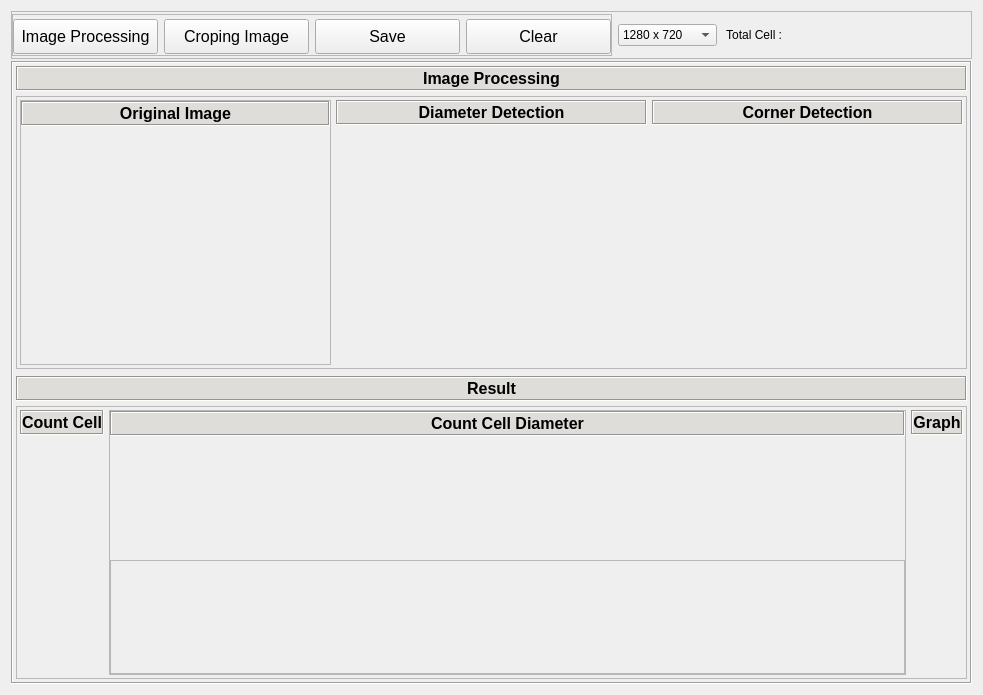
<?xml version="1.0" encoding="UTF-8"?>
<ui version="4.0">
 <class>Form</class>
 <widget class="QWidget" name="Form">
  <property name="geometry">
   <rect>
    <x>0</x>
    <y>0</y>
    <width>983</width>
    <height>695</height>
   </rect>
  </property>
  <property name="windowTitle">
   <string>Form</string>
  </property>
  <layout class="QVBoxLayout" name="verticalLayout">
   <item>
    <widget class="QFrame" name="frame_4">
     <property name="styleSheet">
      <string notr="true"/>
     </property>
     <property name="frameShape">
      <enum>QFrame::NoFrame</enum>
     </property>
     <property name="frameShadow">
      <enum>QFrame::Raised</enum>
     </property>
     <layout class="QVBoxLayout" name="verticalLayout_14">
      <property name="spacing">
       <number>0</number>
      </property>
      <property name="leftMargin">
       <number>0</number>
      </property>
      <property name="topMargin">
       <number>0</number>
      </property>
      <property name="rightMargin">
       <number>0</number>
      </property>
      <property name="bottomMargin">
       <number>0</number>
      </property>
      <item>
       <widget class="QFrame" name="frame_19">
        <property name="maximumSize">
         <size>
          <width>16777215</width>
          <height>50</height>
         </size>
        </property>
        <property name="frameShape">
         <enum>QFrame::NoFrame</enum>
        </property>
        <property name="frameShadow">
         <enum>QFrame::Raised</enum>
        </property>
        <layout class="QHBoxLayout" name="horizontalLayout_9">
         <property name="spacing">
          <number>0</number>
         </property>
         <property name="leftMargin">
          <number>0</number>
         </property>
         <property name="topMargin">
          <number>0</number>
         </property>
         <property name="rightMargin">
          <number>0</number>
         </property>
         <property name="bottomMargin">
          <number>2</number>
         </property>
         <item>
          <widget class="QFrame" name="frame_20">
           <property name="frameShape">
            <enum>QFrame::StyledPanel</enum>
           </property>
           <property name="frameShadow">
            <enum>QFrame::Raised</enum>
           </property>
           <layout class="QHBoxLayout" name="horizontalLayout_10">
            <property name="leftMargin">
             <number>0</number>
            </property>
            <property name="topMargin">
             <number>2</number>
            </property>
            <property name="bottomMargin">
             <number>2</number>
            </property>
            <item>
             <widget class="QFrame" name="frame_21">
              <property name="minimumSize">
               <size>
                <width>600</width>
                <height>0</height>
               </size>
              </property>
              <property name="frameShape">
               <enum>QFrame::StyledPanel</enum>
              </property>
              <property name="frameShadow">
               <enum>QFrame::Raised</enum>
              </property>
              <layout class="QHBoxLayout" name="horizontalLayout_11">
               <property name="spacing">
                <number>6</number>
               </property>
               <property name="leftMargin">
                <number>0</number>
               </property>
               <property name="topMargin">
                <number>0</number>
               </property>
               <property name="rightMargin">
                <number>0</number>
               </property>
               <property name="bottomMargin">
                <number>0</number>
               </property>
               <item>
                <widget class="QPushButton" name="btn_load_2">
                 <property name="minimumSize">
                  <size>
                   <width>0</width>
                   <height>35</height>
                  </size>
                 </property>
                 <property name="maximumSize">
                  <size>
                   <width>16777215</width>
                   <height>32</height>
                  </size>
                 </property>
                 <property name="font">
                  <font>
                   <pointsize>12</pointsize>
                   <weight>50</weight>
                   <bold>false</bold>
                  </font>
                 </property>
                 <property name="text">
                  <string>Image Processing</string>
                 </property>
                </widget>
               </item>
               <item>
                <widget class="QPushButton" name="btn_crop_2">
                 <property name="minimumSize">
                  <size>
                   <width>0</width>
                   <height>35</height>
                  </size>
                 </property>
                 <property name="maximumSize">
                  <size>
                   <width>16777215</width>
                   <height>32</height>
                  </size>
                 </property>
                 <property name="font">
                  <font>
                   <pointsize>12</pointsize>
                  </font>
                 </property>
                 <property name="text">
                  <string>Croping Image</string>
                 </property>
                </widget>
               </item>
               <item>
                <widget class="QPushButton" name="btn_save_2">
                 <property name="minimumSize">
                  <size>
                   <width>0</width>
                   <height>35</height>
                  </size>
                 </property>
                 <property name="maximumSize">
                  <size>
                   <width>16777215</width>
                   <height>32</height>
                  </size>
                 </property>
                 <property name="font">
                  <font>
                   <pointsize>12</pointsize>
                  </font>
                 </property>
                 <property name="text">
                  <string>Save</string>
                 </property>
                </widget>
               </item>
               <item>
                <widget class="QPushButton" name="btn_clear_2">
                 <property name="minimumSize">
                  <size>
                   <width>0</width>
                   <height>35</height>
                  </size>
                 </property>
                 <property name="maximumSize">
                  <size>
                   <width>16777215</width>
                   <height>32</height>
                  </size>
                 </property>
                 <property name="font">
                  <font>
                   <pointsize>12</pointsize>
                  </font>
                 </property>
                 <property name="styleSheet">
                  <string notr="true"/>
                 </property>
                 <property name="text">
                  <string>Clear</string>
                 </property>
                </widget>
               </item>
              </layout>
             </widget>
            </item>
            <item>
             <widget class="QComboBox" name="comboBox_2">
              <item>
               <property name="text">
                <string>1280 x 720</string>
               </property>
              </item>
              <item>
               <property name="text">
                <string>1920 × 1080</string>
               </property>
              </item>
              <item>
               <property name="text">
                <string>2560 × 1440</string>
               </property>
              </item>
             </widget>
            </item>
            <item>
             <widget class="QLabel" name="totalCell_2">
              <property name="text">
               <string> Total Cell : </string>
              </property>
             </widget>
            </item>
            <item>
             <spacer name="horizontalSpacer_4">
              <property name="orientation">
               <enum>Qt::Horizontal</enum>
              </property>
              <property name="sizeHint" stdset="0">
               <size>
                <width>469</width>
                <height>20</height>
               </size>
              </property>
             </spacer>
            </item>
           </layout>
          </widget>
         </item>
        </layout>
       </widget>
      </item>
      <item>
       <widget class="QFrame" name="frame_22">
        <property name="frameShape">
         <enum>QFrame::Box</enum>
        </property>
        <property name="frameShadow">
         <enum>QFrame::Sunken</enum>
        </property>
        <layout class="QVBoxLayout" name="verticalLayout_15">
         <property name="spacing">
          <number>0</number>
         </property>
         <property name="leftMargin">
          <number>0</number>
         </property>
         <property name="topMargin">
          <number>0</number>
         </property>
         <property name="rightMargin">
          <number>0</number>
         </property>
         <property name="bottomMargin">
          <number>0</number>
         </property>
         <item>
          <widget class="QFrame" name="frame_23">
           <property name="frameShape">
            <enum>QFrame::NoFrame</enum>
           </property>
           <property name="frameShadow">
            <enum>QFrame::Raised</enum>
           </property>
           <layout class="QVBoxLayout" name="verticalLayout_16">
            <property name="spacing">
             <number>7</number>
            </property>
            <property name="leftMargin">
             <number>3</number>
            </property>
            <property name="topMargin">
             <number>3</number>
            </property>
            <property name="rightMargin">
             <number>3</number>
            </property>
            <property name="bottomMargin">
             <number>3</number>
            </property>
            <item>
             <widget class="QFrame" name="frame_24">
              <property name="frameShape">
               <enum>QFrame::NoFrame</enum>
              </property>
              <property name="frameShadow">
               <enum>QFrame::Raised</enum>
              </property>
              <layout class="QVBoxLayout" name="verticalLayout_17">
               <property name="spacing">
                <number>5</number>
               </property>
               <property name="leftMargin">
                <number>0</number>
               </property>
               <property name="topMargin">
                <number>0</number>
               </property>
               <property name="rightMargin">
                <number>0</number>
               </property>
               <property name="bottomMargin">
                <number>0</number>
               </property>
               <item>
                <widget class="QLabel" name="label_10">
                 <property name="minimumSize">
                  <size>
                   <width>0</width>
                   <height>25</height>
                  </size>
                 </property>
                 <property name="maximumSize">
                  <size>
                   <width>16777215</width>
                   <height>25</height>
                  </size>
                 </property>
                 <property name="font">
                  <font>
                   <pointsize>12</pointsize>
                   <weight>75</weight>
                   <bold>true</bold>
                  </font>
                 </property>
                 <property name="styleSheet">
                  <string notr="true">background-color: rgb(222, 221, 218);
</string>
                 </property>
                 <property name="frameShape">
                  <enum>QFrame::Box</enum>
                 </property>
                 <property name="frameShadow">
                  <enum>QFrame::Sunken</enum>
                 </property>
                 <property name="text">
                  <string>Image Processing</string>
                 </property>
                 <property name="alignment">
                  <set>Qt::AlignCenter</set>
                 </property>
                </widget>
               </item>
               <item>
                <widget class="QFrame" name="frame_25">
                 <property name="frameShape">
                  <enum>QFrame::StyledPanel</enum>
                 </property>
                 <property name="frameShadow">
                  <enum>QFrame::Raised</enum>
                 </property>
                 <layout class="QHBoxLayout" name="horizontalLayout_12">
                  <property name="spacing">
                   <number>0</number>
                  </property>
                  <property name="leftMargin">
                   <number>0</number>
                  </property>
                  <property name="topMargin">
                   <number>0</number>
                  </property>
                  <property name="rightMargin">
                   <number>0</number>
                  </property>
                  <property name="bottomMargin">
                   <number>0</number>
                  </property>
                  <item>
                   <widget class="QFrame" name="frame_26">
                    <property name="frameShape">
                     <enum>QFrame::NoFrame</enum>
                    </property>
                    <property name="frameShadow">
                     <enum>QFrame::Raised</enum>
                    </property>
                    <layout class="QHBoxLayout" name="horizontalLayout_13">
                     <property name="spacing">
                      <number>5</number>
                     </property>
                     <property name="leftMargin">
                      <number>3</number>
                     </property>
                     <property name="topMargin">
                      <number>3</number>
                     </property>
                     <property name="rightMargin">
                      <number>3</number>
                     </property>
                     <property name="bottomMargin">
                      <number>3</number>
                     </property>
                     <item>
                      <widget class="QFrame" name="frame_27">
                       <property name="frameShape">
                        <enum>QFrame::StyledPanel</enum>
                       </property>
                       <property name="frameShadow">
                        <enum>QFrame::Raised</enum>
                       </property>
                       <layout class="QVBoxLayout" name="verticalLayout_18">
                        <property name="spacing">
                         <number>5</number>
                        </property>
                        <property name="leftMargin">
                         <number>0</number>
                        </property>
                        <property name="topMargin">
                         <number>0</number>
                        </property>
                        <property name="rightMargin">
                         <number>0</number>
                        </property>
                        <property name="bottomMargin">
                         <number>0</number>
                        </property>
                        <item>
                         <widget class="QLabel" name="label_8">
                          <property name="minimumSize">
                           <size>
                            <width>0</width>
                            <height>25</height>
                           </size>
                          </property>
                          <property name="maximumSize">
                           <size>
                            <width>16777215</width>
                            <height>25</height>
                           </size>
                          </property>
                          <property name="font">
                           <font>
                            <pointsize>12</pointsize>
                            <weight>75</weight>
                            <bold>true</bold>
                           </font>
                          </property>
                          <property name="styleSheet">
                           <string notr="true">background-color: rgb(222, 221, 218);</string>
                          </property>
                          <property name="frameShape">
                           <enum>QFrame::Box</enum>
                          </property>
                          <property name="frameShadow">
                           <enum>QFrame::Sunken</enum>
                          </property>
                          <property name="text">
                           <string>Original Image</string>
                          </property>
                          <property name="alignment">
                           <set>Qt::AlignCenter</set>
                          </property>
                         </widget>
                        </item>
                        <item>
                         <widget class="QLabel" name="img_ori_2">
                          <property name="text">
                           <string/>
                          </property>
                         </widget>
                        </item>
                       </layout>
                      </widget>
                     </item>
                     <item>
                      <widget class="QFrame" name="frame_28">
                       <property name="frameShape">
                        <enum>QFrame::NoFrame</enum>
                       </property>
                       <property name="frameShadow">
                        <enum>QFrame::Raised</enum>
                       </property>
                       <layout class="QVBoxLayout" name="verticalLayout_19">
                        <property name="spacing">
                         <number>5</number>
                        </property>
                        <property name="leftMargin">
                         <number>0</number>
                        </property>
                        <property name="topMargin">
                         <number>0</number>
                        </property>
                        <property name="rightMargin">
                         <number>0</number>
                        </property>
                        <property name="bottomMargin">
                         <number>0</number>
                        </property>
                        <item>
                         <widget class="QLabel" name="label_11">
                          <property name="minimumSize">
                           <size>
                            <width>0</width>
                            <height>25</height>
                           </size>
                          </property>
                          <property name="maximumSize">
                           <size>
                            <width>16777215</width>
                            <height>25</height>
                           </size>
                          </property>
                          <property name="font">
                           <font>
                            <pointsize>12</pointsize>
                            <weight>75</weight>
                            <bold>true</bold>
                           </font>
                          </property>
                          <property name="styleSheet">
                           <string notr="true">background-color: rgb(222, 221, 218);</string>
                          </property>
                          <property name="frameShape">
                           <enum>QFrame::Box</enum>
                          </property>
                          <property name="frameShadow">
                           <enum>QFrame::Sunken</enum>
                          </property>
                          <property name="text">
                           <string>Diameter Detection</string>
                          </property>
                          <property name="alignment">
                           <set>Qt::AlignCenter</set>
                          </property>
                         </widget>
                        </item>
                        <item>
                         <widget class="QLabel" name="img_dist_2">
                          <property name="text">
                           <string/>
                          </property>
                         </widget>
                        </item>
                       </layout>
                      </widget>
                     </item>
                     <item>
                      <widget class="QFrame" name="frame_29">
                       <property name="frameShape">
                        <enum>QFrame::NoFrame</enum>
                       </property>
                       <property name="frameShadow">
                        <enum>QFrame::Raised</enum>
                       </property>
                       <layout class="QVBoxLayout" name="verticalLayout_20">
                        <property name="spacing">
                         <number>5</number>
                        </property>
                        <property name="leftMargin">
                         <number>0</number>
                        </property>
                        <property name="topMargin">
                         <number>0</number>
                        </property>
                        <property name="rightMargin">
                         <number>0</number>
                        </property>
                        <property name="bottomMargin">
                         <number>0</number>
                        </property>
                        <item>
                         <widget class="QLabel" name="label_12">
                          <property name="minimumSize">
                           <size>
                            <width>0</width>
                            <height>25</height>
                           </size>
                          </property>
                          <property name="maximumSize">
                           <size>
                            <width>16777215</width>
                            <height>25</height>
                           </size>
                          </property>
                          <property name="font">
                           <font>
                            <pointsize>12</pointsize>
                            <weight>75</weight>
                            <bold>true</bold>
                           </font>
                          </property>
                          <property name="styleSheet">
                           <string notr="true">background-color: rgb(222, 221, 218);</string>
                          </property>
                          <property name="frameShape">
                           <enum>QFrame::Box</enum>
                          </property>
                          <property name="frameShadow">
                           <enum>QFrame::Sunken</enum>
                          </property>
                          <property name="text">
                           <string>Corner Detection</string>
                          </property>
                          <property name="alignment">
                           <set>Qt::AlignCenter</set>
                          </property>
                         </widget>
                        </item>
                        <item>
                         <widget class="QLabel" name="img_canny_2">
                          <property name="text">
                           <string/>
                          </property>
                         </widget>
                        </item>
                       </layout>
                      </widget>
                     </item>
                    </layout>
                   </widget>
                  </item>
                 </layout>
                </widget>
               </item>
              </layout>
             </widget>
            </item>
            <item>
             <widget class="QFrame" name="frame_30">
              <property name="frameShape">
               <enum>QFrame::NoFrame</enum>
              </property>
              <property name="frameShadow">
               <enum>QFrame::Raised</enum>
              </property>
              <layout class="QVBoxLayout" name="verticalLayout_21">
               <property name="spacing">
                <number>5</number>
               </property>
               <property name="leftMargin">
                <number>0</number>
               </property>
               <property name="topMargin">
                <number>0</number>
               </property>
               <property name="rightMargin">
                <number>0</number>
               </property>
               <property name="bottomMargin">
                <number>0</number>
               </property>
               <item>
                <widget class="QLabel" name="label_13">
                 <property name="minimumSize">
                  <size>
                   <width>0</width>
                   <height>25</height>
                  </size>
                 </property>
                 <property name="maximumSize">
                  <size>
                   <width>16777215</width>
                   <height>25</height>
                  </size>
                 </property>
                 <property name="font">
                  <font>
                   <pointsize>12</pointsize>
                   <weight>75</weight>
                   <bold>true</bold>
                  </font>
                 </property>
                 <property name="styleSheet">
                  <string notr="true">background-color: rgb(222, 221, 218);</string>
                 </property>
                 <property name="frameShape">
                  <enum>QFrame::Box</enum>
                 </property>
                 <property name="frameShadow">
                  <enum>QFrame::Sunken</enum>
                 </property>
                 <property name="text">
                  <string>Result</string>
                 </property>
                 <property name="alignment">
                  <set>Qt::AlignCenter</set>
                 </property>
                </widget>
               </item>
               <item>
                <widget class="QFrame" name="frame_31">
                 <property name="frameShape">
                  <enum>QFrame::StyledPanel</enum>
                 </property>
                 <property name="frameShadow">
                  <enum>QFrame::Raised</enum>
                 </property>
                 <layout class="QHBoxLayout" name="horizontalLayout_14">
                  <property name="spacing">
                   <number>5</number>
                  </property>
                  <property name="leftMargin">
                   <number>3</number>
                  </property>
                  <property name="topMargin">
                   <number>3</number>
                  </property>
                  <property name="rightMargin">
                   <number>3</number>
                  </property>
                  <property name="bottomMargin">
                   <number>3</number>
                  </property>
                  <item>
                   <widget class="QFrame" name="frame_32">
                    <property name="frameShape">
                     <enum>QFrame::NoFrame</enum>
                    </property>
                    <property name="frameShadow">
                     <enum>QFrame::Raised</enum>
                    </property>
                    <layout class="QVBoxLayout" name="verticalLayout_22">
                     <property name="spacing">
                      <number>5</number>
                     </property>
                     <property name="leftMargin">
                      <number>0</number>
                     </property>
                     <property name="topMargin">
                      <number>0</number>
                     </property>
                     <property name="rightMargin">
                      <number>0</number>
                     </property>
                     <property name="bottomMargin">
                      <number>0</number>
                     </property>
                     <item>
                      <widget class="QLabel" name="label_14">
                       <property name="maximumSize">
                        <size>
                         <width>16777215</width>
                         <height>25</height>
                        </size>
                       </property>
                       <property name="font">
                        <font>
                         <pointsize>12</pointsize>
                         <weight>75</weight>
                         <bold>true</bold>
                        </font>
                       </property>
                       <property name="styleSheet">
                        <string notr="true">background-color: rgb(222, 221, 218);</string>
                       </property>
                       <property name="frameShape">
                        <enum>QFrame::Box</enum>
                       </property>
                       <property name="frameShadow">
                        <enum>QFrame::Sunken</enum>
                       </property>
                       <property name="text">
                        <string>Count Cell</string>
                       </property>
                       <property name="alignment">
                        <set>Qt::AlignCenter</set>
                       </property>
                      </widget>
                     </item>
                     <item>
                      <widget class="QLabel" name="img_count_2">
                       <property name="text">
                        <string/>
                       </property>
                      </widget>
                     </item>
                    </layout>
                   </widget>
                  </item>
                  <item>
                   <widget class="QFrame" name="frame_33">
                    <property name="frameShape">
                     <enum>QFrame::NoFrame</enum>
                    </property>
                    <property name="frameShadow">
                     <enum>QFrame::Raised</enum>
                    </property>
                    <layout class="QVBoxLayout" name="verticalLayout_23">
                     <property name="spacing">
                      <number>0</number>
                     </property>
                     <property name="leftMargin">
                      <number>0</number>
                     </property>
                     <property name="topMargin">
                      <number>0</number>
                     </property>
                     <property name="rightMargin">
                      <number>0</number>
                     </property>
                     <property name="bottomMargin">
                      <number>0</number>
                     </property>
                     <item>
                      <widget class="QFrame" name="frame_34">
                       <property name="frameShape">
                        <enum>QFrame::StyledPanel</enum>
                       </property>
                       <property name="frameShadow">
                        <enum>QFrame::Raised</enum>
                       </property>
                       <layout class="QVBoxLayout" name="verticalLayout_24">
                        <property name="spacing">
                         <number>5</number>
                        </property>
                        <property name="leftMargin">
                         <number>0</number>
                        </property>
                        <property name="topMargin">
                         <number>0</number>
                        </property>
                        <property name="rightMargin">
                         <number>0</number>
                        </property>
                        <property name="bottomMargin">
                         <number>0</number>
                        </property>
                        <item>
                         <widget class="QLabel" name="label_15">
                          <property name="minimumSize">
                           <size>
                            <width>0</width>
                            <height>25</height>
                           </size>
                          </property>
                          <property name="maximumSize">
                           <size>
                            <width>16777215</width>
                            <height>25</height>
                           </size>
                          </property>
                          <property name="font">
                           <font>
                            <pointsize>12</pointsize>
                            <weight>75</weight>
                            <bold>true</bold>
                           </font>
                          </property>
                          <property name="styleSheet">
                           <string notr="true">background-color: rgb(222, 221, 218);</string>
                          </property>
                          <property name="frameShape">
                           <enum>QFrame::Box</enum>
                          </property>
                          <property name="frameShadow">
                           <enum>QFrame::Sunken</enum>
                          </property>
                          <property name="text">
                           <string>Count Cell Diameter</string>
                          </property>
                          <property name="alignment">
                           <set>Qt::AlignCenter</set>
                          </property>
                         </widget>
                        </item>
                        <item>
                         <widget class="QLabel" name="img_label_2">
                          <property name="text">
                           <string/>
                          </property>
                         </widget>
                        </item>
                        <item>
                         <widget class="QFrame" name="frame_crop_2">
                          <property name="inputMethodHints">
                           <set>Qt::ImhNone</set>
                          </property>
                          <property name="frameShape">
                           <enum>QFrame::StyledPanel</enum>
                          </property>
                          <property name="frameShadow">
                           <enum>QFrame::Raised</enum>
                          </property>
                          <layout class="QHBoxLayout" name="horizontalLayout_15">
                           <property name="spacing">
                            <number>0</number>
                           </property>
                           <property name="leftMargin">
                            <number>0</number>
                           </property>
                           <property name="topMargin">
                            <number>0</number>
                           </property>
                           <property name="rightMargin">
                            <number>0</number>
                           </property>
                           <property name="bottomMargin">
                            <number>0</number>
                           </property>
                           <item>
                            <spacer name="horizontalSpacer_5">
                             <property name="orientation">
                              <enum>Qt::Horizontal</enum>
                             </property>
                             <property name="sizeHint" stdset="0">
                              <size>
                               <width>40</width>
                               <height>20</height>
                              </size>
                             </property>
                            </spacer>
                           </item>
                           <item>
                            <widget class="QLabel" name="img_result_2">
                             <property name="text">
                              <string/>
                             </property>
                             <property name="alignment">
                              <set>Qt::AlignCenter</set>
                             </property>
                            </widget>
                           </item>
                           <item>
                            <spacer name="horizontalSpacer_6">
                             <property name="orientation">
                              <enum>Qt::Horizontal</enum>
                             </property>
                             <property name="sizeHint" stdset="0">
                              <size>
                               <width>40</width>
                               <height>20</height>
                              </size>
                             </property>
                            </spacer>
                           </item>
                          </layout>
                         </widget>
                        </item>
                       </layout>
                      </widget>
                     </item>
                    </layout>
                   </widget>
                  </item>
                  <item>
                   <widget class="QFrame" name="frame_35">
                    <property name="frameShape">
                     <enum>QFrame::NoFrame</enum>
                    </property>
                    <property name="frameShadow">
                     <enum>QFrame::Raised</enum>
                    </property>
                    <layout class="QVBoxLayout" name="verticalLayout_25">
                     <property name="spacing">
                      <number>5</number>
                     </property>
                     <property name="leftMargin">
                      <number>0</number>
                     </property>
                     <property name="topMargin">
                      <number>0</number>
                     </property>
                     <property name="rightMargin">
                      <number>0</number>
                     </property>
                     <property name="bottomMargin">
                      <number>0</number>
                     </property>
                     <item>
                      <widget class="QLabel" name="label_16">
                       <property name="minimumSize">
                        <size>
                         <width>0</width>
                         <height>25</height>
                        </size>
                       </property>
                       <property name="maximumSize">
                        <size>
                         <width>16777215</width>
                         <height>25</height>
                        </size>
                       </property>
                       <property name="font">
                        <font>
                         <pointsize>12</pointsize>
                         <weight>75</weight>
                         <bold>true</bold>
                        </font>
                       </property>
                       <property name="styleSheet">
                        <string notr="true">background-color: rgb(222, 221, 218);</string>
                       </property>
                       <property name="frameShape">
                        <enum>QFrame::Box</enum>
                       </property>
                       <property name="frameShadow">
                        <enum>QFrame::Sunken</enum>
                       </property>
                       <property name="text">
                        <string>Graph</string>
                       </property>
                       <property name="alignment">
                        <set>Qt::AlignCenter</set>
                       </property>
                      </widget>
                     </item>
                     <item>
                      <widget class="QLabel" name="img_grafik_2">
                       <property name="text">
                        <string/>
                       </property>
                      </widget>
                     </item>
                    </layout>
                   </widget>
                  </item>
                 </layout>
                </widget>
               </item>
              </layout>
             </widget>
            </item>
           </layout>
          </widget>
         </item>
        </layout>
       </widget>
      </item>
     </layout>
    </widget>
   </item>
  </layout>
 </widget>
 <resources/>
 <connections/>
</ui>
